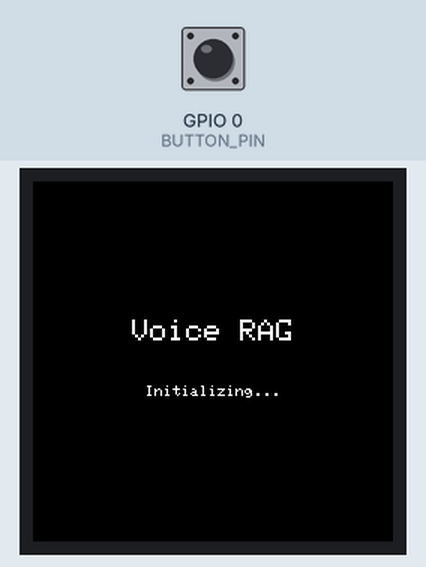
This sketch was run on a simulated ESP32-S3. Parts: 240×240 colour display. The test bench sets the inputs (shaded band); at power-on: GPIO 0 (BUTTON_PIN) HIGH. WiFi joins after 1.5 s; servers stay silent unless stated; I2S audio is not simulated (input reads silence); uploads are accepted with an empty reply; what the sketch prints to the serial monitor is not drawn.

Above: at 1.3 s.
4.3 s: GPIO 0 (BUTTON_PIN) pulled LOW for 1 s
At 4.7 s:
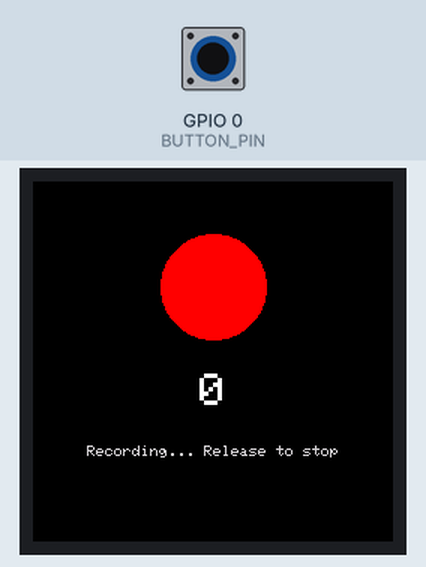
At 6.5 s:
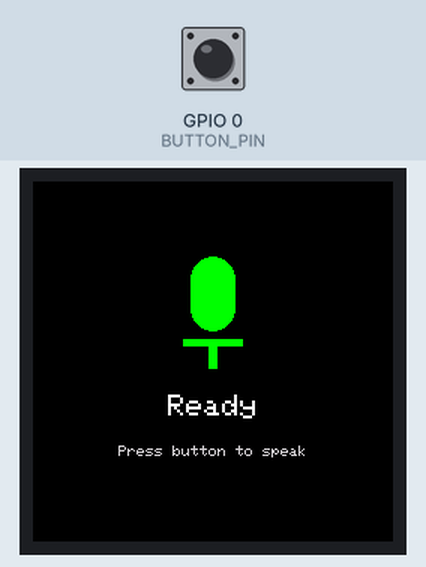
7.2 s: GPIO 0 (BUTTON_PIN) pulled LOW for 3.2 s
At 10.65 s:
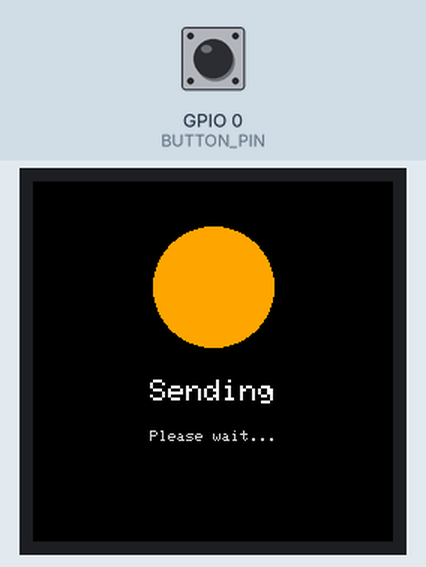
Timing chart, 0 to 12.2 s (numbered marks = the images above; inputs shaded):
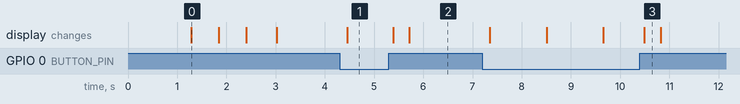

The sketch:

esp32_voice_client.ino
```cpp
/*
 * 🎤 ESP32-S3 Nano Voice RAG Client
 *
 * ESP32-S3 Nano + GC9A01 LCD + INMP441 마이크 + MAX98357A 스피커
 *
 * 작동 방식:
 * 1. BOOT 버튼을 누르면 녹음 시작
 * 2. 버튼을 놓으면 녹음 종료 → 서버로 전송
 * 3. 서버에서 AI 응답 수신
 * 4. 스피커로 응답 재생
 *
 * 필요한 라이브러리:
 * - TFT_eSPI (LCD)
 * - ArduinoJson
 * - ESP32 보드 패키지 (2.0.0 이상)
 */

#include <WiFi.h>
#include <HTTPClient.h>
#include <driver/i2s.h>
#include <TFT_eSPI.h>
#include <ArduinoJson.h>
#include "config.h"

// =====================================
// 📺 LCD 객체
// =====================================
TFT_eSPI tft = TFT_eSPI();
TFT_eSprite sprite = TFT_eSprite(&tft);  // 더블 버퍼링용

// =====================================
// 🎵 오디오 버퍼 (PSRAM 사용)
// =====================================
uint8_t* audioBuffer = nullptr;
size_t audioBufferPos = 0;

// =====================================
// 📊 상태 관리
// =====================================
enum SystemState {
    STATE_INIT,         // 초기화 중
    STATE_CONNECTING,   // WiFi 연결 중
    STATE_READY,        // 준비 완료 (대기)
    STATE_RECORDING,    // 녹음 중
    STATE_SENDING,      // 서버로 전송 중
    STATE_PROCESSING,   // AI 처리 중
    STATE_PLAYING,      // 응답 재생 중
    STATE_ERROR         // 에러 발생
};

SystemState currentState = STATE_INIT;
String lastError = "";

// =====================================
// 🔘 버튼 상태
// =====================================
volatile bool buttonPressed = false;
volatile unsigned long lastButtonPress = 0;

// 인터럽트 핸들러
void IRAM_ATTR buttonISR() {
    unsigned long now = millis();
    if (now - lastButtonPress > DEBOUNCE_MS) {
        buttonPressed = true;
        lastButtonPress = now;
    }
}

// =====================================
// 🎨 색상 정의
// =====================================
#define COLOR_BG        TFT_BLACK
#define COLOR_TEXT      TFT_WHITE
#define COLOR_READY     0x07E0  // 녹색
#define COLOR_RECORDING 0xF800  // 빨간색
#define COLOR_SENDING   0xFD20  // 주황색
#define COLOR_PLAYING   0x001F  // 파란색
#define COLOR_ERROR     0xF800  // 빨간색

// =====================================
// 📺 LCD 화면 그리기 함수들
// =====================================

// 원형 프로그레스 표시
void drawCircularProgress(int percentage, uint16_t color) {
    int centerX = LCD_WIDTH / 2;
    int centerY = LCD_HEIGHT / 2;
    int radius = 100;

    // 배경 원
    tft.drawCircle(centerX, centerY, radius, TFT_DARKGREY);

    // 진행률 호
    if (percentage > 0) {
        int endAngle = map(percentage, 0, 100, 0, 360);
        for (int i = 0; i < endAngle; i++) {
            float rad = (i - 90) * PI / 180;
            int x = centerX + radius * cos(rad);
            int y = centerY + radius * sin(rad);
            tft.drawPixel(x, y, color);
            // 두께 추가
            tft.drawPixel(x+1, y, color);
            tft.drawPixel(x, y+1, color);
        }
    }
}

// 상태 화면 표시
void displayState(const char* title, const char* subtitle, uint16_t color) {
    tft.fillScreen(COLOR_BG);

    // 상단 상태 원
    tft.fillCircle(LCD_WIDTH/2, 70, 40, color);

    // 제목
    tft.setTextColor(COLOR_TEXT);
    tft.setTextSize(2);
    tft.setTextDatum(MC_DATUM);
    tft.drawString(title, LCD_WIDTH/2, 140);

    // 부제목
    tft.setTextSize(1);
    tft.setTextColor(TFT_LIGHTGREY);
    tft.drawString(subtitle, LCD_WIDTH/2, 170);
}

// 초기화 화면
void displayInit() {
    tft.fillScreen(COLOR_BG);
    tft.setTextColor(COLOR_TEXT);
    tft.setTextSize(2);
    tft.setTextDatum(MC_DATUM);
    tft.drawString("Voice RAG", LCD_WIDTH/2, 100);
    tft.setTextSize(1);
    tft.drawString("Initializing...", LCD_WIDTH/2, 140);
}

// WiFi 연결 화면
void displayConnecting(int progress) {
    tft.fillScreen(COLOR_BG);

    // WiFi 아이콘 (간단한 호 3개)
    int cx = LCD_WIDTH / 2;
    int cy = 80;
    for (int i = 1; i <= 3; i++) {
        int r = i * 15;
        tft.drawArc(cx, cy, r, r-3, 225, 315, TFT_CYAN, COLOR_BG);
    }
    tft.fillCircle(cx, cy, 5, TFT_CYAN);

    tft.setTextColor(COLOR_TEXT);
    tft.setTextSize(2);
    tft.setTextDatum(MC_DATUM);
    tft.drawString("Connecting", LCD_WIDTH/2, 140);

    // 프로그레스 바
    int barWidth = 160;
    int barHeight = 8;
    int barX = (LCD_WIDTH - barWidth) / 2;
    int barY = 170;

    tft.drawRect(barX, barY, barWidth, barHeight, TFT_DARKGREY);
    tft.fillRect(barX + 2, barY + 2, (barWidth - 4) * progress / 100, barHeight - 4, TFT_CYAN);
}

// 준비 완료 화면
void displayReady() {
    tft.fillScreen(COLOR_BG);

    // 마이크 아이콘
    int cx = LCD_WIDTH / 2;
    int cy = 80;
    tft.fillRoundRect(cx - 15, cy - 30, 30, 50, 15, COLOR_READY);
    tft.fillRect(cx - 20, cy + 25, 40, 5, COLOR_READY);
    tft.fillRect(cx - 3, cy + 30, 6, 15, COLOR_READY);

    tft.setTextColor(COLOR_TEXT);
    tft.setTextSize(2);
    tft.setTextDatum(MC_DATUM);
    tft.drawString("Ready", LCD_WIDTH/2, 150);

    tft.setTextSize(1);
    tft.setTextColor(TFT_LIGHTGREY);
    tft.drawString("Press button to speak", LCD_WIDTH/2, 180);
}

// 녹음 중 화면
void displayRecording(int seconds) {
    tft.fillScreen(COLOR_BG);

    // 녹음 아이콘 (빨간 원)
    tft.fillCircle(LCD_WIDTH/2, 70, 35, COLOR_RECORDING);

    // 녹음 시간 표시
    tft.setTextColor(COLOR_TEXT);
    tft.setTextSize(3);
    tft.setTextDatum(MC_DATUM);
    char timeStr[10];
    sprintf(timeStr, "%d", seconds);
    tft.drawString(timeStr, LCD_WIDTH/2, 140);

    tft.setTextSize(1);
    tft.setTextColor(TFT_LIGHTGREY);
    tft.drawString("Recording... Release to stop", LCD_WIDTH/2, 180);
}

// 전송 중 화면
void displaySending() {
    displayState("Sending", "Please wait...", COLOR_SENDING);
}

// 처리 중 화면
void displayProcessing() {
    displayState("Processing", "AI is thinking...", COLOR_SENDING);
}

// 재생 중 화면
void displayPlaying() {
    tft.fillScreen(COLOR_BG);

    // 스피커 아이콘
    int cx = LCD_WIDTH / 2;
    int cy = 80;
    tft.fillRect(cx - 20, cy - 15, 20, 30, COLOR_PLAYING);
    tft.fillTriangle(cx, cy - 25, cx, cy + 25, cx + 30, cy, COLOR_PLAYING);

    // 음파
    for (int i = 1; i <= 3; i++) {
        tft.drawArc(cx + 35, cy, i * 12, i * 12 - 3, 315, 45, COLOR_PLAYING, COLOR_BG);
    }

    tft.setTextColor(COLOR_TEXT);
    tft.setTextSize(2);
    tft.setTextDatum(MC_DATUM);
    tft.drawString("Playing", LCD_WIDTH/2, 150);
}

// 에러 화면
void displayError(const char* message) {
    tft.fillScreen(COLOR_BG);

    // X 아이콘
    int cx = LCD_WIDTH / 2;
    int cy = 70;
    tft.drawLine(cx - 25, cy - 25, cx + 25, cy + 25, COLOR_ERROR);
    tft.drawLine(cx + 25, cy - 25, cx - 25, cy + 25, COLOR_ERROR);
    tft.drawLine(cx - 24, cy - 25, cx + 26, cy + 25, COLOR_ERROR);
    tft.drawLine(cx + 26, cy - 25, cx - 24, cy + 25, COLOR_ERROR);

    tft.setTextColor(COLOR_ERROR);
    tft.setTextSize(2);
    tft.setTextDatum(MC_DATUM);
    tft.drawString("Error", LCD_WIDTH/2, 130);

    tft.setTextSize(1);
    tft.setTextColor(TFT_LIGHTGREY);
    tft.drawString(message, LCD_WIDTH/2, 160);
    tft.drawString("Press button to retry", LCD_WIDTH/2, 190);
}

// =====================================
// 🎤 I2S 마이크 설정
// =====================================
void setupMicrophone() {
    Serial.println("Setting up microphone...");

    i2s_config_t i2s_config = {
        .mode = (i2s_mode_t)(I2S_MODE_MASTER | I2S_MODE_RX),
        .sample_rate = SAMPLE_RATE,
        .bits_per_sample = I2S_BITS_PER_SAMPLE_16BIT,
        .channel_format = I2S_CHANNEL_FMT_ONLY_LEFT,
        .communication_format = I2S_COMM_FORMAT_STAND_I2S,
        .intr_alloc_flags = ESP_INTR_FLAG_LEVEL1,
        .dma_buf_count = 8,
        .dma_buf_len = 1024,
        .use_apll = false,
        .tx_desc_auto_clear = false,
        .fixed_mclk = 0
    };

    i2s_pin_config_t pin_config = {
        .bck_io_num = I2S_MIC_SERIAL_CLOCK,
        .ws_io_num = I2S_MIC_LEFT_RIGHT_CLOCK,
        .data_out_num = I2S_PIN_NO_CHANGE,
        .data_in_num = I2S_MIC_SERIAL_DATA
    };

    ESP_ERROR_CHECK(i2s_driver_install(I2S_NUM_0, &i2s_config, 0, NULL));
    ESP_ERROR_CHECK(i2s_set_pin(I2S_NUM_0, &pin_config));

    Serial.println("Microphone ready!");
}

// =====================================
// 🔊 I2S 스피커 설정
// =====================================
void setupSpeaker() {
    Serial.println("Setting up speaker...");

    i2s_config_t i2s_config = {
        .mode = (i2s_mode_t)(I2S_MODE_MASTER | I2S_MODE_TX),
        .sample_rate = SAMPLE_RATE,
        .bits_per_sample = I2S_BITS_PER_SAMPLE_16BIT,
        .channel_format = I2S_CHANNEL_FMT_ONLY_LEFT,
        .communication_format = I2S_COMM_FORMAT_STAND_I2S,
        .intr_alloc_flags = ESP_INTR_FLAG_LEVEL1,
        .dma_buf_count = 8,
        .dma_buf_len = 1024,
        .use_apll = false,
        .tx_desc_auto_clear = true,
        .fixed_mclk = 0
    };

    i2s_pin_config_t pin_config = {
        .bck_io_num = I2S_SPK_SERIAL_CLOCK,
        .ws_io_num = I2S_SPK_LEFT_RIGHT_CLOCK,
        .data_out_num = I2S_SPK_SERIAL_DATA,
        .data_in_num = I2S_PIN_NO_CHANGE
    };

    ESP_ERROR_CHECK(i2s_driver_install(I2S_NUM_1, &i2s_config, 0, NULL));
    ESP_ERROR_CHECK(i2s_set_pin(I2S_NUM_1, &pin_config));

    Serial.println("Speaker ready!");
}

// =====================================
// 🌐 WiFi 연결
// =====================================
bool connectWiFi() {
    Serial.println("Connecting to WiFi...");
    currentState = STATE_CONNECTING;

    WiFi.mode(WIFI_STA);
    WiFi.begin(WIFI_SSID, WIFI_PASSWORD);

    int attempts = 0;
    int maxAttempts = WIFI_TIMEOUT / 500;

    while (WiFi.status() != WL_CONNECTED && attempts < maxAttempts) {
        delay(500);
        Serial.print(".");
        displayConnecting((attempts * 100) / maxAttempts);
        attempts++;
    }

    if (WiFi.status() == WL_CONNECTED) {
        Serial.println("\nWiFi connected!");
        Serial.print("IP: ");
        Serial.println(WiFi.localIP());
        return true;
    } else {
        Serial.println("\nWiFi connection failed!");
        lastError = "WiFi failed";
        currentState = STATE_ERROR;
        displayError("WiFi connection failed");
        return false;
    }
}

// =====================================
// 🎙️ 음성 녹음
// =====================================
void recordAudio() {
    Serial.println("Recording started...");
    currentState = STATE_RECORDING;
    audioBufferPos = 0;

    unsigned long startTime = millis();
    unsigned long lastDisplayUpdate = 0;
    int16_t samples[512];
    size_t bytesRead;

    // 버튼이 눌려있는 동안 녹음
    while (digitalRead(BUTTON_PIN) == LOW) {
        // 최대 시간 체크
        unsigned long elapsed = millis() - startTime;
        if (elapsed > RECORD_SECONDS * 1000) {
            Serial.println("Max recording time reached");
            break;
        }

        // 마이크에서 읽기
        esp_err_t result = i2s_read(I2S_NUM_0, samples, sizeof(samples), &bytesRead, portMAX_DELAY);

        if (result == ESP_OK && bytesRead > 0) {
            // 버퍼에 저장
            if (audioBufferPos + bytesRead < AUDIO_BUFFER_SIZE) {
                memcpy(audioBuffer + audioBufferPos, samples, bytesRead);
                audioBufferPos += bytesRead;
            }
        }

        // 화면 업데이트 (500ms마다)
        if (millis() - lastDisplayUpdate > 500) {
            displayRecording(elapsed / 1000);
            lastDisplayUpdate = millis();
        }
    }

    Serial.printf("Recording complete: %d bytes\n", audioBufferPos);
}

// =====================================
// 📤 서버로 음성 전송 및 응답 수신
// =====================================
bool sendAndReceive() {
    if (audioBufferPos < 1000) {
        Serial.println("Recording too short");
        lastError = "Recording too short";
        return false;
    }

    Serial.println("Sending to server...");
    currentState = STATE_SENDING;
    displaySending();

    HTTPClient http;
    String url = String("http://") + SERVER_IP + ":" + SERVER_PORT + "/voice";

    http.begin(url);
    http.addHeader("Content-Type", "application/octet-stream");
    http.setTimeout(SERVER_TIMEOUT);

    int httpCode = http.POST(audioBuffer, audioBufferPos);

    if (httpCode == HTTP_CODE_OK) {
        Serial.println("Response received!");
        currentState = STATE_PROCESSING;
        displayProcessing();

        // 응답을 오디오 버퍼에 저장
        WiFiClient* stream = http.getStreamPtr();
        audioBufferPos = 0;

        while (stream->available() || http.connected()) {
            if (stream->available()) {
                size_t available = stream->available();
                size_t toRead = min(available, (size_t)(AUDIO_BUFFER_SIZE - audioBufferPos));
                if (toRead > 0) {
                    stream->readBytes(audioBuffer + audioBufferPos, toRead);
                    audioBufferPos += toRead;
                }
            }
            delay(1);
        }

        http.end();
        Serial.printf("Received %d bytes of audio\n", audioBufferPos);
        return true;
    } else {
        Serial.printf("HTTP error: %d\n", httpCode);
        lastError = "Server error: " + String(httpCode);
        http.end();
        return false;
    }
}

// =====================================
// 🔊 응답 재생
// =====================================
void playAudio() {
    if (audioBufferPos < 100) {
        Serial.println("No audio to play");
        return;
    }

    Serial.println("Playing response...");
    currentState = STATE_PLAYING;
    displayPlaying();

    // WAV 헤더 스킵 (44 bytes)
    size_t dataStart = 44;
    if (audioBufferPos <= dataStart) {
        dataStart = 0;
    }

    size_t position = dataStart;
    size_t bytesWritten;

    while (position < audioBufferPos) {
        size_t toWrite = min((size_t)1024, audioBufferPos - position);
        i2s_write(I2S_NUM_1, audioBuffer + position, toWrite, &bytesWritten, portMAX_DELAY);
        position += bytesWritten;
    }

    // 버퍼 비우기 (잔향 방지)
    i2s_zero_dma_buffer(I2S_NUM_1);

    Serial.println("Playback complete!");
}

// =====================================
// ⚙️ 초기 설정
// =====================================
void setup() {
    Serial.begin(115200);
    delay(1000);

    Serial.println("\n=============================");
    Serial.println("  ESP32-S3 Nano Voice RAG");
    Serial.println("=============================\n");

    // 버튼 설정
    pinMode(BUTTON_PIN, INPUT_PULLUP);
    attachInterrupt(digitalPinToInterrupt(BUTTON_PIN), buttonISR, FALLING);

    // LCD 초기화
    tft.init();
    tft.setRotation(0);
    tft.fillScreen(COLOR_BG);
    displayInit();

    // 오디오 버퍼 할당 (PSRAM 우선)
    if (psramFound()) {
        audioBuffer = (uint8_t*)ps_malloc(AUDIO_BUFFER_SIZE);
        Serial.println("Using PSRAM for audio buffer");
    } else {
        audioBuffer = (uint8_t*)malloc(AUDIO_BUFFER_SIZE);
        Serial.println("Using internal RAM for audio buffer");
    }

    if (!audioBuffer) {
        Serial.println("FATAL: Failed to allocate audio buffer!");
        displayError("Memory error");
        while(1) delay(1000);
    }
    Serial.printf("Audio buffer: %d bytes\n", AUDIO_BUFFER_SIZE);

    // I2S 설정
    setupMicrophone();
    setupSpeaker();

    // WiFi 연결
    if (!connectWiFi()) {
        return;
    }

    // 준비 완료
    currentState = STATE_READY;
    displayReady();
    Serial.println("\nSystem ready! Press BOOT button to start.");
}

// =====================================
// 🔄 메인 루프
// =====================================
void loop() {
    // WiFi 재연결
    if (WiFi.status() != WL_CONNECTED) {
        Serial.println("WiFi disconnected, reconnecting...");
        connectWiFi();
        if (WiFi.status() == WL_CONNECTED) {
            currentState = STATE_READY;
            displayReady();
        }
        return;
    }

    // 버튼 눌림 처리
    if (buttonPressed && currentState == STATE_READY) {
        buttonPressed = false;

        // 디바운스
        delay(DEBOUNCE_MS);
        if (digitalRead(BUTTON_PIN) == LOW) {
            // 녹음 시작
            recordAudio();

            // 서버 전송 및 응답 수신
            if (sendAndReceive()) {
                // 응답 재생
                playAudio();
            } else {
                currentState = STATE_ERROR;
                displayError(lastError.c_str());
                delay(3000);
            }

            // 준비 상태로 복귀
            currentState = STATE_READY;
            displayReady();
        }
    }

    // 에러 상태에서 버튼으로 복구
    if (buttonPressed && currentState == STATE_ERROR) {
        buttonPressed = false;
        delay(DEBOUNCE_MS);
        if (!connectWiFi()) {
            return;
        }
        currentState = STATE_READY;
        displayReady();
    }

    buttonPressed = false;
    delay(10);
}
```

Source omitted: config.h (3649 bytes)

Measured:
- after the input at 4.3 s, the display: changes after 0.16 s (image 1)
- after the input at 7.2 s, the display: first changes after 0.15 s (image 3 shows a later state)
- what the display in image 0 shows lasts 0.5 s, from 1.3 s to 1.8 s
